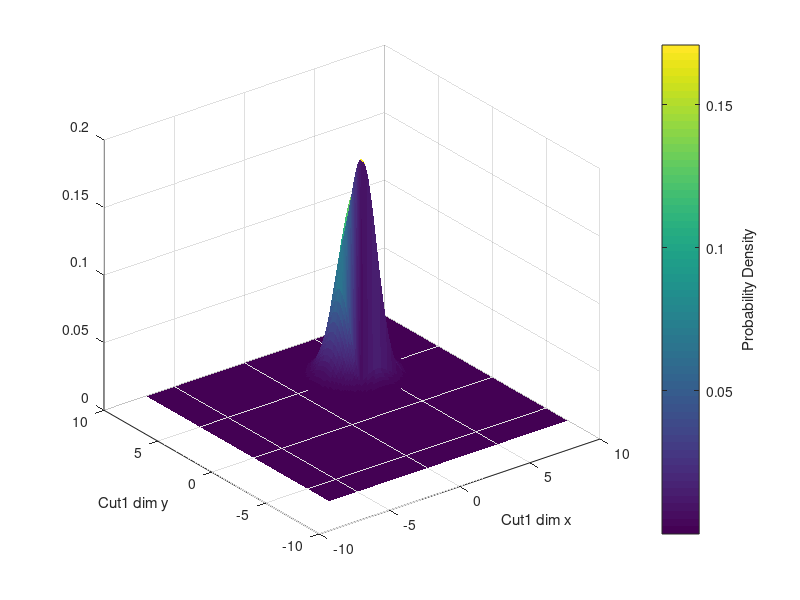

Here is the MATLAB script that generated this plot: (Note: this script raises an error after producing the figure.)
% trivariate Cut-Measure-Cut
clear all
%close all
clc
flag = 1;
%cuts = [6.3696,6.3009,6.3724,5.5048,5.5254,5.5038];
cuts = [7 7 6 5];
CUT1 = [cuts(1) cuts(2)];
CUT2 = [cuts(3) cuts(4)];

sig11a = 1;
sig11b = sig11a;
sig22a = 1;
sig22b = sig22a;
sigma1 = [sig11a 0.0; 0.0 sig22a]
% sigma2_D = [1 1 1];
A = [3 3];
B = [7 7];
range = [-7 10]; 
num = length(A);
Lower = 0; % lower bound to integrate from
pnts = 150
u=linspace(range(1),range(2),pnts); % 1000 equidistant numbers

[x,y]=meshgrid(u); % create the grid (the points) on which the functions are evaluated
X = [x(:) y(:)];

cut1R = A+(B-CUT1);  % convert cut1 from near to USL to near LSL
cut2R = A+(B-CUT2);  % convert cut2 from near to USL to near LSL


% now take CDFs to work out reworked dimensions
Fa1a2 = mvncdf([A(1) A(2)],cut1R,sigma1);
Fa1b2 = mvncdf([A(1) B(2)],cut1R,sigma1);
Fb1a2 = mvncdf([B(1) A(2)],cut1R,sigma1);
Fb1b2 = mvncdf([B(1) B(2)],cut1R,sigma1);


% Conformance
ConformPrt = Fb1b2 - Fa1b2 - Fb1a2 + Fa1a2   
% Scrap
ScrapPrt = 1 - Fb1b2
% Rework 
RworkPrt = Fb1b2 - ConformPrt


RW_1 = Fb1a2 - Fa1a2
RW_2 = Fa1b2 - Fa1a2
RW_12 = Fa1a2


RWtotal = RW_1 + RW_2 + RW_12
PRW1 = normcdf(A(1),cut1R(1),sig11a);
PRW2 = normcdf(A(2),cut1R(2),sig11a);

% % for RW_12, RW13, RW23 and RW123
% RW_1 = RW_1 + RW_12*PRW1/(PRW1+PRW2) + RW_13*PRW1/(PRW1+PRW3) + RW_123*PRW1/(PRW1+PRW2+PRW3)
% RW_2 = RW_2 + RW_12*PRW2/(PRW1+PRW2) + RW_23*PRW2/(PRW2+PRW3) + RW_123*PRW2/(PRW1+PRW2+PRW3)
% RW_3 = RW_3 + RW_13*PRW3/(PRW1+PRW3) + RW_23*PRW3/(PRW2+PRW3) + RW_123*PRW3/(PRW1+PRW2+PRW3)
% RWcheck = RW_1 + RW_2 + RW_3
c = 0
for i = 1:length(X)
    if X(i,1)>=A(1) && X(i,2)>=A(2) 
        df(i) = mvnpdf(X(i,:),cut1R,sigma1) + RworkPrt*mvnpdf(X(i,:),cut2R,sigma1); 
        c = c+1;
    elseif X(i,1)<A(1) && X(i,2)>=B(2) % top left corner
        df(i) = mvnpdf(X(i,:),cut1R,sigma1) + RworkPrt*mvnpdf(X(i,:),cut2R,sigma1); 
        c = c+1;
    elseif X(i,1)>=B(1) && X(i,2)<A(2) % bottom right side corner
        df(i) = mvnpdf(X(i,:),cut1R,sigma1) + RworkPrt*mvnpdf(X(i,:),cut2R,sigma1);
        c = c+1;
    elseif X(i,1)<B(1) && X(i,2)<B(2)                % this does green region, the conformance
        df(i) = RworkPrt*mvnpdf(X(i,:),cut2R,sigma1);%  box is not accounted for due to the first 
        c = c+1;
    end                                              % if-statement which is evaluated before, thus 
end                                                  % any points in this box are automatically taken out 
MVD1 = reshape(df,pnts,pnts);    

%% Plot MVD1
figure(3)
surf(x,y,MVD1,'EdgeColor','none')
xlabel('Cut1 dim x'); ylabel('Cut1 dim y');
h = colorbar;
ylabel(h, 'Probability Density');
 
for i = 1:length(x)
    if x(i) >= LSL  % Conformance from first cut
        df(i) = normpdf(x(i),cut1R,sigma1) + PRwork.*normpdf(x(i),cut2R,sigma1);
    elseif x(i) < LSL
        df(i) = PRwork.*normpdf(x(i),cut2R,sigma1);
    end
end
